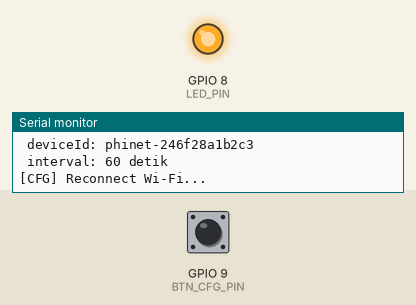
This sketch was run on a simulated ESP32-C3. Shown: output pins drawn as LEDs (lit = HIGH), the last lines printed to the serial monitor. The test bench sets the inputs (shaded band); at power-on: GPIO 9 (BTN_CFG_PIN) HIGH. WiFi joins after 1.5 s; servers stay silent unless stated; the local clock reads 2024-03-15 10:24:30 at power-on unless the sketch sets it; EEPROM starts erased.

Above: at 6.0 s.
6.1 s: GPIO 9 (BTN_CFG_PIN) pulled LOW for 3.2 s
At 11.1 s:
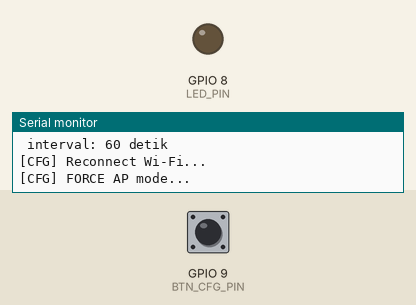
Timing chart, 0 to 14.4 s (numbered marks = the images above; inputs shaded):
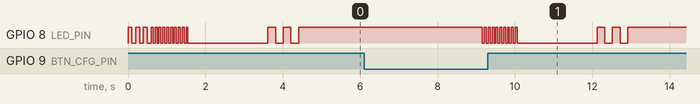

The sketch:

phinet.ino
```cpp
#include <WiFi.h>
#include <WiFiClientSecure.h>
#include <HTTPClient.h>
#include <Preferences.h>
#include <WiFiManager.h> // Library Manager: "WiFiManager by tzapu"
#include <time.h>
#include <nvs_flash.h>

// ===== PIN & CONFIG =====
#define BTN_CFG_PIN   9      // Tombol BOOT di ESP32-C3
#define LED_PIN       8      // LED indikator
const char* AP_NAME     = "PhiNet-Setup";
const char* AP_PASSWORD = "Admin123";

const unsigned long HTTP_TIMEOUT_MS   = 8000;
const unsigned long RECONNECT_BASE_MS = 1000;
const unsigned long RECONNECT_MAX_MS  = 60000;
const char* TZ_STRING = "WIB-7";
const char* NTP1 = "id.pool.ntp.org";
const char* NTP2 = "pool.ntp.org";

// ===== STATE =====
volatile bool wifiConnected = false;
unsigned long lastSendMs = 0;
unsigned long nextReconnectAtMs = 0;
unsigned long currentBackoffMs  = RECONNECT_BASE_MS;

struct AppConfig {
  String endpoint;
  String token;
  String deviceId;
  uint32_t intervalSec;
} CFG;

Preferences prefs;

// ===== LED INDICATORS =====
void ledBlinkBoot() {
  for (int i = 0; i < 3; i++) {
    digitalWrite(LED_PIN, HIGH); delay(100);
    digitalWrite(LED_PIN, LOW);  delay(100);
  }
}

void ledBlinkAPMode() {
  for (int i = 0; i < 10; i++) {
    digitalWrite(LED_PIN, HIGH); delay(50);
    digitalWrite(LED_PIN, LOW);  delay(50);
  }
}

void ledBlinkSave() {
  for (int i = 0; i < 3; i++) {
    digitalWrite(LED_PIN, LOW);  delay(200);
    digitalWrite(LED_PIN, HIGH); delay(200);
  }
}

// ===== WIFI EVENT =====
void onWiFiEvent(WiFiEvent_t event) {
  switch (event) {
    case ARDUINO_EVENT_WIFI_STA_CONNECTED:
      Serial.println("[WiFi] Terhubung ke AP");
      break;
    case ARDUINO_EVENT_WIFI_STA_GOT_IP:
      wifiConnected = true;
      currentBackoffMs = RECONNECT_BASE_MS;
      Serial.print("[WiFi] Dapat IP: ");
      Serial.println(WiFi.localIP());
      break;
    case ARDUINO_EVENT_WIFI_STA_DISCONNECTED:
      wifiConnected = false;
      Serial.println("[WiFi] Putus dari AP");
      nextReconnectAtMs = millis();
      currentBackoffMs = min(RECONNECT_MAX_MS, currentBackoffMs * 2);
      break;
    default: break;
  }
}

// ===== UTIL =====
String defaultDeviceId() {
  uint8_t mac[6];
  WiFi.macAddress(mac);
  char macStr[20];
  sprintf(macStr, "phinet-%02x%02x%02x%02x%02x%02x",
          mac[0], mac[1], mac[2], mac[3], mac[4], mac[5]);
  return String(macStr);
}

void loadConfig() {
  prefs.begin("cfg", true);
  CFG.endpoint    = prefs.getString("endpoint", "");
  CFG.token       = prefs.getString("token", "");
  CFG.deviceId    = prefs.getString("deviceId", "");
  CFG.intervalSec = prefs.getUInt("interval", 60);
  prefs.end();
  if (CFG.deviceId.length() == 0) CFG.deviceId = defaultDeviceId();
  if (CFG.intervalSec == 0) CFG.intervalSec = 60;
}

void saveConfig() {
  prefs.begin("cfg", false);
  prefs.putString("endpoint", CFG.endpoint);
  prefs.putString("token",    CFG.token);
  prefs.putString("deviceId", CFG.deviceId);
  prefs.putUInt("interval",   CFG.intervalSec);
  prefs.end();
}

void syncTime() {
  configTzTime(TZ_STRING, NTP1, NTP2);
  for (int i=0; i<20; i++) {
    if (time(nullptr) > 1700000000) break;
    delay(200);
  }
}

// ===== BUTTON =====
bool longPressNow(uint16_t ms=3000) {
  if (digitalRead(BTN_CFG_PIN) == HIGH) return false;
  uint32_t t0 = millis();
  while (digitalRead(BTN_CFG_PIN) == LOW) {
    if (millis() - t0 >= ms) return true;
    delay(10);
  }
  return false;
}

// ===== CONFIG PORTAL (FORCED) =====
bool runConfigPortalForced() {
  Serial.println("[CFG] FORCE AP mode...");

  // LED indikator masuk mode setup
  ledBlinkAPMode();

  WiFi.disconnect(true, true);
  delay(300);
  WiFi.mode(WIFI_AP_STA);

  WiFiManager wm;
  wm.setConfigPortalBlocking(true);
  wm.setConfigPortalTimeout(300);
  wm.setCleanConnect(true);

  char endpointBuf[200]={0}, tokenBuf[128]={0}, devidBuf[64]={0}, intvalBuf[12]={0};
  if (CFG.endpoint.length()) strncpy(endpointBuf, CFG.endpoint.c_str(), sizeof(endpointBuf)-1);
  if (CFG.token.length())    strncpy(tokenBuf,    CFG.token.c_str(),    sizeof(tokenBuf)-1);
  String did = CFG.deviceId.length()? CFG.deviceId : defaultDeviceId();
  strncpy(devidBuf, did.c_str(), sizeof(devidBuf)-1);
  snprintf(intvalBuf, sizeof(intvalBuf), "%u", (unsigned)CFG.intervalSec);

  WiFiManagerParameter pEndpoint("endpoint", "Heartbeat URL (http/https)", endpointBuf, 180);
  WiFiManagerParameter pToken("token", "Bearer Token (opsional)", tokenBuf, 120);
  WiFiManagerParameter pDevId("deviceId", "Device ID", devidBuf, 60);
  WiFiManagerParameter pInterval("interval", "Interval detik (mis. 60)", intvalBuf, 10);
  wm.addParameter(&pEndpoint);
  wm.addParameter(&pToken);
  wm.addParameter(&pDevId);
  wm.addParameter(&pInterval);

  bool ok = wm.startConfigPortal(AP_NAME, AP_PASSWORD);

  CFG.endpoint    = String(pEndpoint.getValue());
  CFG.token       = String(pToken.getValue());
  CFG.deviceId    = String(pDevId.getValue());
  CFG.intervalSec = String(pInterval.getValue()).toInt();
  if (CFG.deviceId.length() == 0)   CFG.deviceId = did;
  if (CFG.intervalSec == 0)         CFG.intervalSec = 60;
  saveConfig();

  Serial.println("[CFG] Konfigurasi disimpan:");
  Serial.print(" endpoint: "); Serial.println(CFG.endpoint);
  Serial.print(" token   : "); Serial.println(CFG.token.length()? "<set>" : "<kosong>");
  Serial.print(" deviceId: "); Serial.println(CFG.deviceId);
  Serial.printf(" interval: %u detik\n", (unsigned)CFG.intervalSec);

  ledBlinkSave();

  // Pastikan kredensial tersimpan ke flash
  WiFi.softAPdisconnect(true);
  WiFi.mode(WIFI_STA);
  WiFi.persistent(true);
  WiFi.setAutoReconnect(true);
  delay(200);
  if (ok) {
    Serial.println("[CFG] Reconnect Wi-Fi...");
    WiFi.begin();
  }

  digitalWrite(LED_PIN, HIGH); // LED solid = mode normal
  return ok;
}

// ===== HEARTBEAT =====
bool sendHeartbeat() {
  if (CFG.endpoint.length() == 0) {
    Serial.println("[HB] Endpoint kosong, abaikan.");
    return false;
  }

  // Jangan kirim kalau belum dapat IP
  if (WiFi.status() != WL_CONNECTED || WiFi.localIP().toString() == "0.0.0.0") {
    Serial.println("[HB] Wi-Fi belum siap, tunda.");
    return false;
  }

  long rssi = WiFi.RSSI();
  String hwId = defaultDeviceId();
  char payload[300];
  snprintf(payload, sizeof(payload),
        "{\"id\":\"%s\",\"device_id\":\"%s\",\"ssid\":\"%s\",\"rssi\":%ld}",
        hwId.c_str(), CFG.deviceId.c_str(), WiFi.SSID().c_str(), rssi);

  Serial.print("POST ke: "); Serial.println(CFG.endpoint);
  Serial.print("Payload: "); Serial.println(payload);

  WiFiClientSecure client;
  client.setTimeout(HTTP_TIMEOUT_MS);
  client.setInsecure();

  HTTPClient http;
  if (!http.begin(client, CFG.endpoint)) {
    Serial.println("[HTTP] Gagal init HTTP");
    return false;
  }
  http.setConnectTimeout(HTTP_TIMEOUT_MS);
  http.setFollowRedirects(HTTPC_STRICT_FOLLOW_REDIRECTS);
  http.addHeader("Content-Type", "application/json");
  if (CFG.token.length()) http.addHeader("Authorization", String("Bearer ") + CFG.token);

  int code = http.POST((uint8_t*)payload, strlen(payload));
  Serial.print("HTTP "); Serial.println(code);

  bool ok = false;
  if (code > 0) {
    String resp = http.getString();
    Serial.print("Resp: "); Serial.println(resp);
    if (code >= 200 && code < 300) {
      Serial.println("Heartbeat OK");
      ok = true;
    }
  } else {
    Serial.print("Resp: "); Serial.println(http.errorToString(code));
  }
  http.end();
  return ok;
}

void tryReconnectIfNeeded() {
  if (wifiConnected) return;
  unsigned long now = millis();
  if (now >= nextReconnectAtMs) {
    Serial.printf("[WiFi] Reconnect... (backoff=%lums)\n", currentBackoffMs);
    WiFi.disconnect(false, false);
    delay(50);
    WiFi.begin();
    nextReconnectAtMs = now + currentBackoffMs;
  }
}

// ===== SETUP =====
void setup() {
  pinMode(BTN_CFG_PIN, INPUT_PULLUP);
  pinMode(LED_PIN, OUTPUT);
  digitalWrite(LED_PIN, LOW);

  Serial.begin(115200);
  unsigned long t0 = millis();
  while (!Serial && millis()-t0 < 5000) { delay(10); }
  Serial.println("Booting...");
  ledBlinkBoot();

  WiFi.mode(WIFI_STA);
  WiFi.persistent(true);
  WiFi.setAutoReconnect(true);
  WiFi.onEvent(onWiFiEvent);

  loadConfig();
  syncTime();

  if (CFG.endpoint.length() == 0) {
    runConfigPortalForced();
  } else {
    Serial.println("[WiFi] Connect dengan cred tersimpan...");
    delay(300);
    WiFi.begin();

    unsigned long start = millis();
    while (WiFi.status() != WL_CONNECTED && millis() - start < 10000) {
      delay(250);
      Serial.print(".");
    }
    Serial.println();
    if (WiFi.status() != WL_CONNECTED) {
      Serial.println("[WiFi] Gagal konek, buka AP...");
      runConfigPortalForced();
    }
  }

  nextReconnectAtMs = millis() + RECONNECT_BASE_MS;
  digitalWrite(LED_PIN, HIGH);
}

// ===== LOOP =====
void loop() {
  static bool suppressRepeat = false;
  if (longPressNow(3000)) {
    if (!suppressRepeat) {
      suppressRepeat = true;
      runConfigPortalForced();
    }
  } else {
    suppressRepeat = false;
  }

  if (WiFi.status() != WL_CONNECTED) {
    wifiConnected = false;
    tryReconnectIfNeeded();
  } else {
    wifiConnected = true;
  }

  unsigned long now = millis();
  if (wifiConnected && (now - lastSendMs >= CFG.intervalSec * 1000UL)) {
    Serial.println("[HB] Kirim heartbeat...");
    sendHeartbeat();
    lastSendMs = now;
  }

  delay(10);
}
```

Measured:
- after the input at 6.1 s, GPIO 8 (LED_PIN): goes 9 × (LOW 0.05 s, HIGH 0.05 s), LOW 2.1 s, HIGH 0.20 s, LOW 0.20 s, HIGH 0.20 s, LOW 0.20 s, then HIGH, starting after 3.1 s
